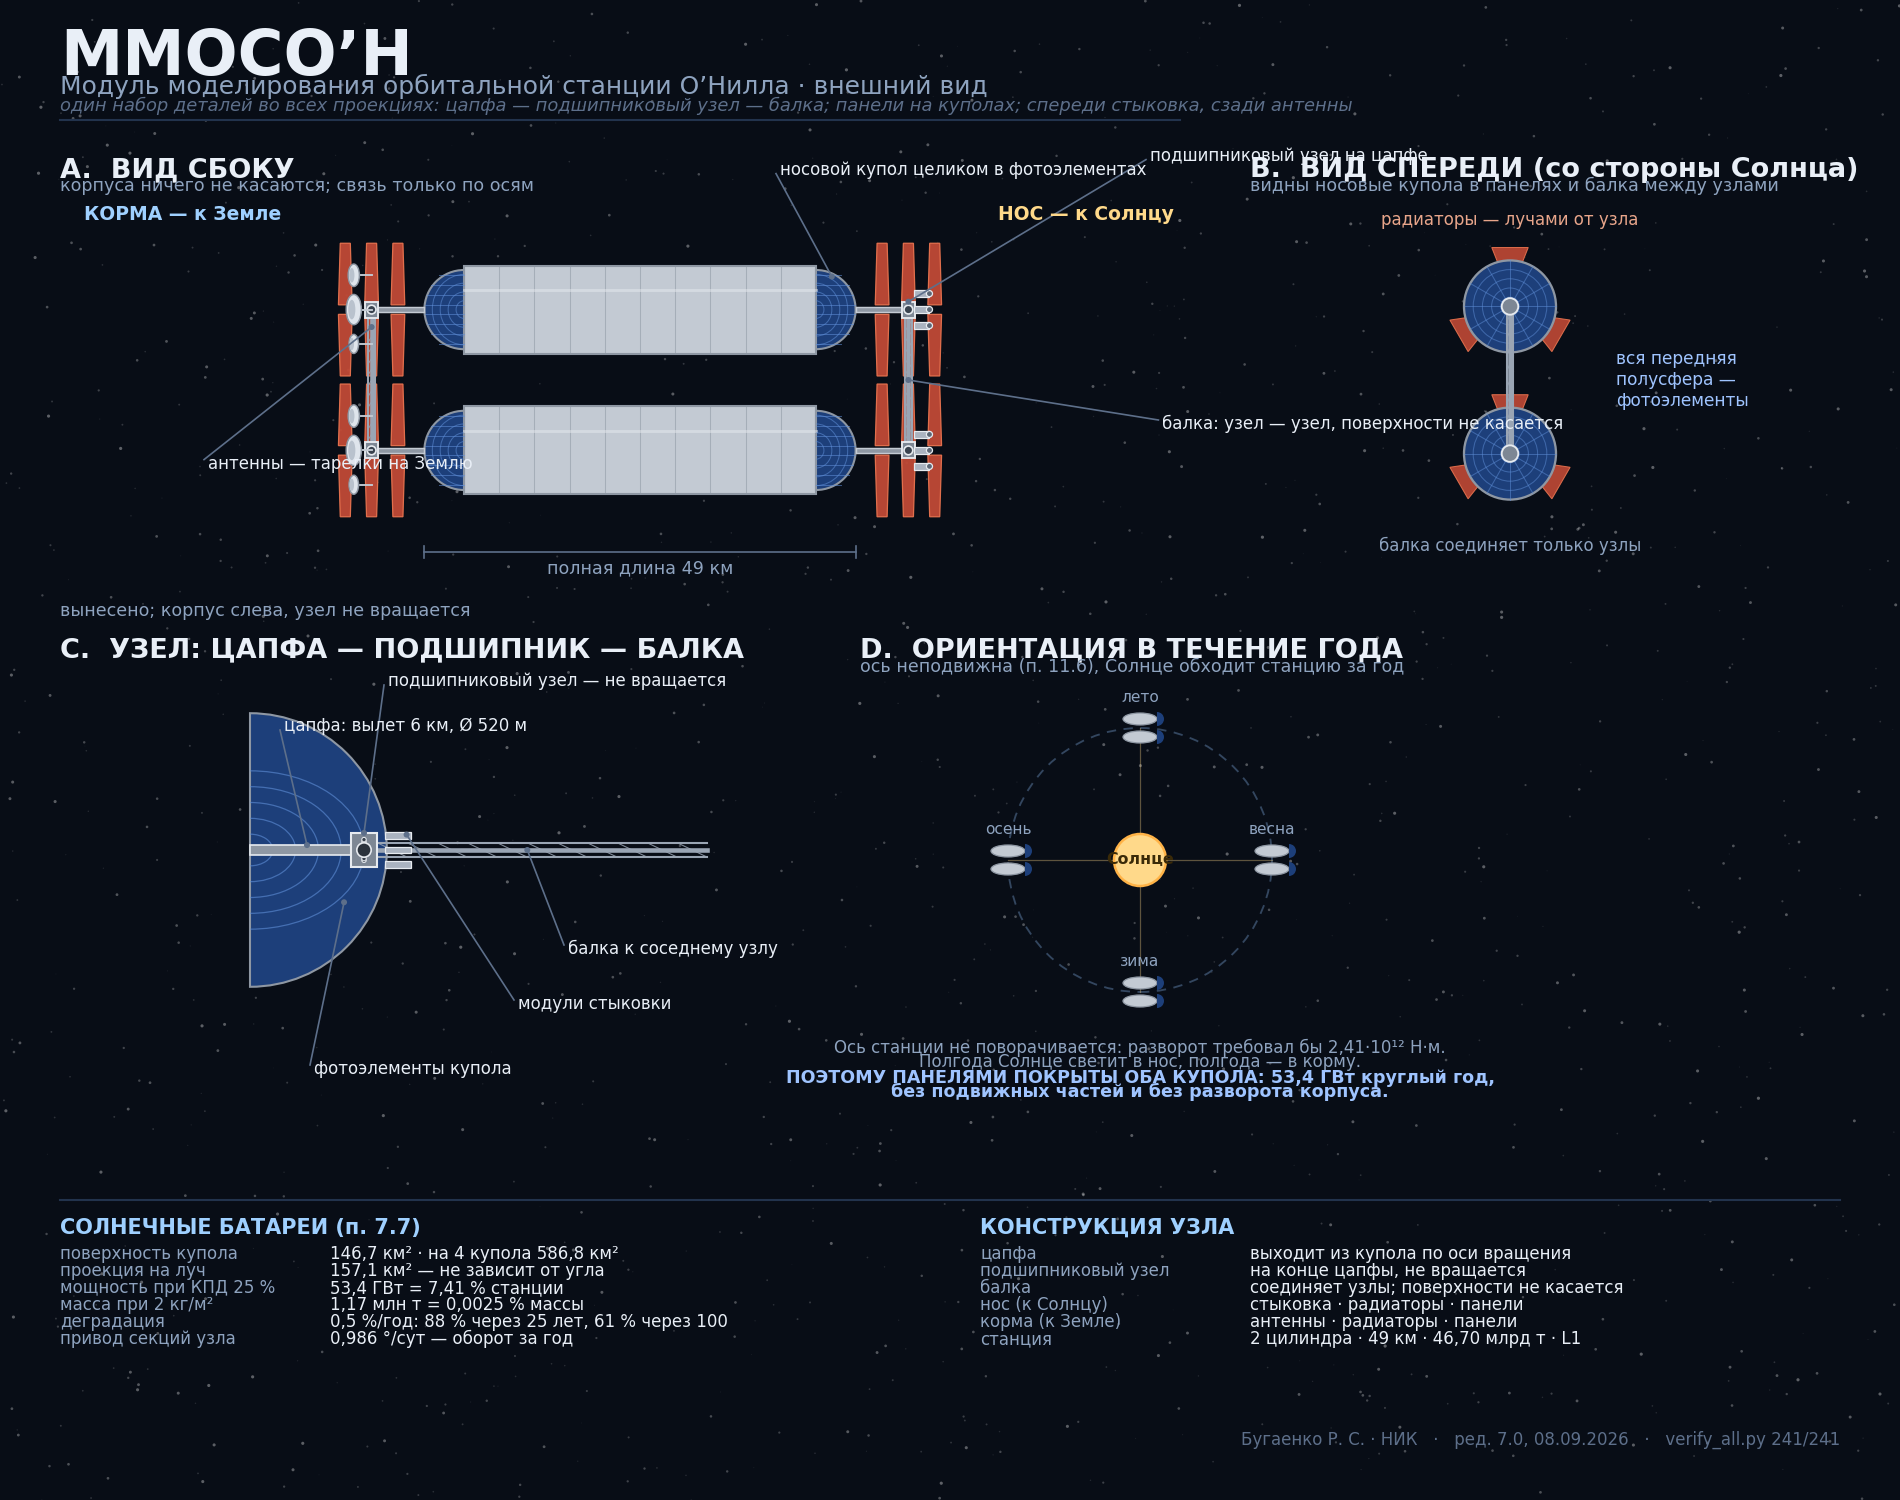

This chart was generated by the following Python code:
# -*- coding: utf-8 -*-
"""ММОСО'Н: четыре согласованных вида станции.

Все виды строятся из ОДНОГО набора констант, поэтому детали
(цапфы, узлы, балка, панели, радиаторы, антенны, стыковка)
совпадают между видами по построению.
"""
import math
import matplotlib
matplotlib.use('Agg')
import matplotlib.pyplot as plt
from matplotlib.patches import (Rectangle, Circle, Ellipse, Polygon,
                                FancyArrowPatch, Wedge, Arc)
from matplotlib.lines import Line2D
import random

plt.rcParams['font.family'] = 'DejaVu Sans'

# ═══ ЕДИНЫЕ ПАРАМЕТРЫ (метры) ═══
R      = 5000.        # радиус цилиндра
LCYL   = 40000.       # цилиндрическая часть
CEND   = 4500.        # полуось купола вдоль оси
LFULL  = 49000.       # полная длина корпуса
GAPAX  = 16000.       # расстояние между осями цилиндров
AXLEN  = 6000.        # вылет цапфы наружу
AXR    = 260.         # радиус цапфы (как светотепловая балка)
HUBR   = 900.         # радиус подшипникового узла
HUBW   = 1400.        # длина узла вдоль оси
RADL   = 7000.        # вылет радиатора
RADW   = 2600.        # ширина панели радиатора
DISH   = 1500.        # диаметр антенны

# ═══ ПАЛИТРА ═══
BG='#080d16'; INK='#e9eff7'; DIM='#8ea3bf'; FAINT='#5d6f8a'
STEEL='#c3cad3'; STEEL_D='#8e97a3'; STEEL_L='#e6eaef'
SOLAR='#1d3f7a'; SOLAR_L='#3563b5'; GRID='#5f8fd8'
RADC='#c14a36'; RADG='#e8734f'; HUB='#7d8794'; TRUSS='#9aa5b4'
ANT='#dfe5ec'; DOCK='#aab3c0'

fig = plt.figure(figsize=(1900/150, 1500/150), dpi=150)
fig.patch.set_facecolor(BG)
ax = fig.add_axes([0,0,1,1]); ax.set_xlim(0,1900); ax.set_ylim(0,1500)
ax.axis('off')

def T(x,y,s,size=9,color=INK,ha='left',va='center',w=None,st=None,rot=0,z=30):
    ax.text(x,y,s,fontsize=size,color=color,ha=ha,va=va,fontweight=w,
            fontstyle=st,rotation=rot,zorder=z)

def lead(x0,y0,x1,y1,c=FAINT,lw=0.8):
    ax.add_line(Line2D([x0,x1],[y0,y1],color=c,lw=lw,zorder=25))
    ax.add_patch(Circle((x0,y0),3.0,fc=c,ec='none',zorder=25))

random.seed(5)
for _ in range(1400):
    x,y=random.uniform(0,1900),random.uniform(0,1500); r=random.random()
    ax.add_patch(Circle((x,y),0.5+r*1.1,fc='white',alpha=0.05+r*0.30,
                        ec='none',zorder=0))

# ════════════════════ ЭЛЕМЕНТЫ (общие для видов) ════════════════════

def solar_dome(cx, cy, rx, ry, side, K):
    """Купол, сплошь покрытый фотоэлементами. side=+1 нос вправо."""
    th1,th2 = (-90,90) if side>0 else (90,270)
    ax.add_patch(Wedge((cx,cy), rx, th1, th2, fc=SOLAR, ec=STEEL_D,
                       lw=1.0, zorder=8))
    # сетка ячеек по дуге
    for k in range(1,9):
        f=k/9.
        w_=rx*math.sqrt(max(0.,1-(2*f-1)**2)) if False else rx*(1-abs(2*f-1))
        yy=cy-ry+2*ry*f
        hw=rx*math.sqrt(max(0.,1-((yy-cy)/ry)**2))
        ax.add_line(Line2D([cx,cx+side*hw],[yy,yy],color=GRID,lw=0.5,
                           alpha=.55,zorder=9))
    for k in range(1,5):
        f=k/5.
        ax.add_patch(Arc((cx,cy), 2*rx*f, 2*ry*f, theta1=th1, theta2=th2,
                         color=GRID, lw=0.5, alpha=.55, zorder=9))

def axle_hub(hx, hy, side, K, front, label=True):
    """Цапфа + подшипниковый узел на оси вращения."""
    L_=AXLEN*K; r_=max(AXR*K,1.2); HR=max(HUBR*K,3.0); HW=max(HUBW*K,3.0)
    ax.add_patch(Rectangle((hx if side>0 else hx-L_, hy-r_), L_, 2*r_,
                           fc=STEEL_D, ec=STEEL, lw=0.7, zorder=11))
    ex = hx+side*L_
    ax.add_patch(Rectangle((ex-side*HW/2-HW/2+HW/2 if False else ex-HW/2,
                            hy-HR), HW, 2*HR, fc=HUB, ec=STEEL_L,
                           lw=0.9, zorder=13))
    ax.add_patch(Circle((ex,hy), HR*0.55, fc='#39424e', ec=STEEL_L,
                        lw=0.8, zorder=14))
    return ex

def radiators(ex, hy, side, K, n=3):
    """Радиаторы на узле — плоскости поперёк."""
    RL=RADL*K; RW=RADW*K
    for i in range(n):
        off=(i-(n-1)/2)*RW*1.15
        for s2 in (+1,-1):
            ax.add_patch(Polygon([[ex+off-RW*0.30, hy+s2*HUBR*K*0.6],
                                  [ex+off+RW*0.30, hy+s2*HUBR*K*0.6],
                                  [ex+off+RW*0.22, hy+s2*(HUBR*K*0.6+RL)],
                                  [ex+off-RW*0.22, hy+s2*(HUBR*K*0.6+RL)]],
                                 closed=True, fc=RADC, ec=RADG, lw=0.6,
                                 alpha=.95, zorder=12))

def dock(ex, hy, side, K):
    """Модули стыковки на носовом узле."""
    d=max(DISH*K*0.55,2.0)
    for i in range(3):
        yy=hy+(i-1)*d*2.2
        ax.add_patch(Rectangle((ex+side*d*0.8, yy-d*0.45), d*2.0, d*0.9,
                               fc=DOCK, ec=STEEL_L, lw=0.6, zorder=15))
        ax.add_patch(Circle((ex+side*d*2.9, yy), d*0.42, fc='#5b6675',
                            ec=STEEL_L, lw=0.6, zorder=15))

def antennas(ex, hy, side, K):
    """Антенны на кормовом узле, тарелки смотрят назад (к Земле)."""
    d=max(DISH*K,2.4)
    for i,(dy,sc) in enumerate([(2.6,1.0),(0.0,1.35),(-2.6,0.85)]):
        yy=hy+dy*d
        ax.add_line(Line2D([ex,ex+side*d*0.9],[yy,yy],color=STEEL,lw=0.9,
                           zorder=15))
        ax.add_patch(Ellipse((ex+side*d*1.35, yy), d*0.85*sc, d*1.7*sc,
                             fc=ANT, ec=STEEL_D, lw=0.7, zorder=16))
        ax.add_patch(Ellipse((ex+side*d*1.50, yy), d*0.40*sc, d*1.1*sc,
                             fc='#b9c2cd', ec='none', zorder=17))

def truss(x1,y1,x2,y2,K,seg=13):
    """Балка между узлами: только по линии осей."""
    ax.add_line(Line2D([x1,x2],[y1,y2],color=TRUSS,lw=2.2,zorder=12))
    dx,dy=(x2-x1)/seg,(y2-y1)/seg
    w=max(HUBR*K*0.42,1.6)
    nx,ny=-(y2-y1),(x2-x1); ln=math.hypot(nx,ny) or 1; nx,ny=nx/ln*w,ny/ln*w
    ax.add_line(Line2D([x1+nx,x2+nx],[y1+ny,y2+ny],color=TRUSS,lw=1.0,zorder=12))
    ax.add_line(Line2D([x1-nx,x2-nx],[y1-ny,y2-ny],color=TRUSS,lw=1.0,zorder=12))
    for i in range(seg):
        a=(x1+dx*i, y1+dy*i); b=(x1+dx*(i+1), y1+dy*(i+1))
        ax.add_line(Line2D([a[0]+nx,b[0]-nx],[a[1]+ny,b[1]-ny],
                           color=TRUSS,lw=0.5,alpha=.85,zorder=12))

def hull_side(cx, cy, K):
    """Корпус цилиндра сбоку: обечайка + два купола в панелях."""
    hl=LCYL/2*K; r=R*K; ce=CEND*K
    ax.add_patch(Rectangle((cx-hl, cy-r), 2*hl, 2*r, fc=STEEL,
                           ec=STEEL_D, lw=1.0, zorder=8))
    for k in range(1,10):
        xx=cx-hl+2*hl*k/10
        ax.add_line(Line2D([xx,xx],[cy-r,cy+r],color=STEEL_D,lw=0.5,
                           alpha=.55,zorder=9))
    ax.add_line(Line2D([cx-hl,cx+hl],[cy+r*0.45,cy+r*0.45],color=STEEL_L,
                       lw=1.4,alpha=.5,zorder=9))
    solar_dome(cx+hl, cy, ce, r, +1, K)
    solar_dome(cx-hl, cy, ce, r, -1, K)

# ════════════════════ ВИД A: СБОКУ ════════════════════
T(60,1442,"ММОСО\u2019Н", size=30, w='bold')
T(60,1414,"Модуль моделирования орбитальной станции О\u2019Нилла · внешний вид",
  size=12, color=DIM)
T(60,1394,"один набор деталей во всех проекциях: цапфа — подшипниковый узел — "
          "балка; панели на куполах; спереди стыковка, сзади антенны",
  size=8.6, color=FAINT, st='italic')
ax.add_line(Line2D([60,1180],[1380,1380],color='#22334d',lw=1.0,zorder=5))

T(60,1330,'A.  ВИД СБОКУ', size=13, w='bold')
T(60,1314,'корпуса ничего не касаются; связь только по осям', size=8.4,
  color=DIM)

K=0.0088
xc, yA = 640., 1120.
dyc = GAPAX*K/2
for s in (+1,-1):
    hull_side(xc, yA+s*dyc, K)
hl=LCYL/2*K
hubs={}
for s in (+1,-1):
    yy=yA+s*dyc
    ex_f=axle_hub(xc+hl+CEND*K, yy, +1, K, True)     # нос — вправо
    ex_r=axle_hub(xc-hl-CEND*K, yy, -1, K, False)    # корма — влево
    hubs[s]=(ex_f,ex_r,yy)
    radiators(ex_f, yy, +1, K, 3)
    radiators(ex_r, yy, -1, K, 3)
    dock(ex_f, yy, +1, K)
    antennas(ex_r, yy, -1, K)
truss(hubs[+1][0], hubs[+1][2], hubs[-1][0], hubs[-1][2], K)   # нос
truss(hubs[+1][1], hubs[+1][2], hubs[-1][1], hubs[-1][2], K)   # корма

T(xc+hl+CEND*K+AXLEN*K+90, yA+dyc+95, 'НОС — к Солнцу', size=9, w='bold',
  color='#ffd98a')
T(xc-hl-CEND*K-AXLEN*K-90, yA+dyc+95, 'КОРМА — к Земле', size=9, w='bold',
  color='#9fd0ff', ha='right')

lead(xc+hl+CEND*K*0.4, yA+dyc+R*K*0.75, xc+hl-40, yA+dyc+R*K+92)
T(xc+hl-36, yA+dyc+R*K+96, 'носовой купол целиком в фотоэлементах', size=8)
lead(hubs[+1][0], hubs[+1][2]+HUBR*K, xc+hl+330, yA+dyc+150)
T(xc+hl+334, yA+dyc+154, 'подшипниковый узел на цапфе', size=8)
lead((hubs[+1][0]+hubs[-1][0])/2, yA, (hubs[+1][0]+hubs[-1][0])/2+250, yA-40)
T((hubs[+1][0]+hubs[-1][0])/2+254, yA-44,
  'балка: узел — узел, поверхности не касается', size=8)
lead(hubs[+1][1], hubs[+1][2]-HUBR*K*2.2, xc-hl-260, yA+dyc-150)
T(xc-hl-256, yA+dyc-154, 'антенны — тарелки на Землю', size=8, ha='left')

ax.add_line(Line2D([xc-hl-CEND*K, xc+hl+CEND*K],[yA-dyc-R*K-58]*2,
                   color=FAINT,lw=0.8,zorder=20))
for xx in (xc-hl-CEND*K, xc+hl+CEND*K):
    ax.add_line(Line2D([xx,xx],[yA-dyc-R*K-52,yA-dyc-R*K-64],color=FAINT,
                       lw=0.8,zorder=20))
T(xc, yA-dyc-R*K-74, 'полная длина 49 км', size=8.4, color=DIM, ha='center')

# ════════════════════ ВИД B: СПЕРЕДИ ════════════════════
T(1250,1330,'B.  ВИД СПЕРЕДИ (со стороны Солнца)', size=13, w='bold')
T(1250,1314,'видны носовые купола в панелях и балка между узлами',
  size=8.4, color=DIM)

KB=0.0092
xB,yB=1510.,1120.
rB=R*KB; dB=GAPAX*KB/2
for s in (+1,-1):
    yy=yB+s*dB
    ax.add_patch(Circle((xB,yy), rB, fc=SOLAR, ec=STEEL_D, lw=1.1, zorder=8))
    for k in range(1,5):
        ax.add_patch(Circle((xB,yy), rB*k/5, fc='none', ec=GRID, lw=0.5,
                            alpha=.5, zorder=9))
    for k in range(12):
        a=math.radians(k*30)
        ax.add_line(Line2D([xB,xB+rB*math.cos(a)],[yy,yy+rB*math.sin(a)],
                           color=GRID,lw=0.5,alpha=.5,zorder=9))
    ax.add_patch(Circle((xB,yy), max(HUBR*KB,4.5), fc=HUB, ec=STEEL_L,
                        lw=0.9, zorder=14))
    for i in range(3):
        an=math.radians(90+i*120)
        ax.add_patch(Polygon([[xB+math.cos(an)*rB*0.28, yy+math.sin(an)*rB*0.28],
                              [xB+math.cos(an+0.30)*rB*1.34, yy+math.sin(an+0.30)*rB*1.34],
                              [xB+math.cos(an-0.30)*rB*1.34, yy+math.sin(an-0.30)*rB*1.34]],
                             closed=True, fc=RADC, ec=RADG, lw=0.5,
                             alpha=.9, zorder=7))
truss(xB, yB+dB, xB, yB-dB, KB, seg=9)
T(xB, yB+dB+rB+40, 'радиаторы — лучами от узла', size=8, color='#e8a58a',
  ha='center')
T(xB, yB-dB-rB-46, 'балка соединяет только узлы', size=8, color=DIM,
  ha='center')
T(xB+rB+60, yB, 'вся передняя\nполусфера —\nфотоэлементы', size=8.2,
  color='#9fc4ff')

# ════════════════════ ВИД C: УЗЕЛ КРУПНО ════════════════════
T(60,850,'C.  УЗЕЛ: ЦАПФА — ПОДШИПНИК — БАЛКА', size=13, w='bold')
T(60,889,'вынесено; корпус слева, узел не вращается', size=8.4, color=DIM)

KC=0.019
xCv,yCv=250.,650.
rC=R*KC
ax.add_patch(Wedge((xCv,yCv), CEND*KC*1.6, -90, 90, fc=SOLAR, ec=STEEL_D,
                   lw=1.0, zorder=8))
for k in range(1,6):
    ax.add_patch(Arc((xCv,yCv), 2*CEND*KC*1.6*k/6, 2*rC*k/6,
                     theta1=-90, theta2=90, color=GRID, lw=0.6, alpha=.6,
                     zorder=9))
axl=AXLEN*KC; axr=AXR*KC
ax.add_patch(Rectangle((xCv, yCv-axr), axl, 2*axr, fc=STEEL_D, ec=STEEL_L,
                       lw=0.8, zorder=11))
hx=xCv+axl
HR=HUBR*KC; HW=HUBW*KC
ax.add_patch(Rectangle((hx-HW/2, yCv-HR), HW, 2*HR, fc=HUB, ec=STEEL_L,
                       lw=1.0, zorder=13))
for k in range(7):
    a=math.radians(k*51)
    ax.add_patch(Circle((hx, yCv+HR*0.62*math.sin(a)), HR*0.13,
                        fc='#39424e', ec=STEEL_L, lw=0.5, zorder=14))
ax.add_patch(Circle((hx,yCv), HR*0.42, fc='#2b333d', ec=STEEL_L, lw=0.8,
                    zorder=15))
truss(hx+HW/2, yCv, hx+HW/2+330, yCv, KC, seg=11)
for i in range(3):
    ax.add_patch(Rectangle((hx+HW*0.8, yCv+(i-1)*HR*0.85-HR*0.18),
                           HR*1.5, HR*0.36, fc=DOCK, ec=STEEL_L, lw=0.6,
                           zorder=15))
lead(xCv+axl*0.5, yCv+axr, xCv+30, yCv+120)
T(xCv+34, yCv+124, 'цапфа: вылет 6 км, Ø 520 м', size=8)
lead(hx, yCv+HR, hx+20, yCv+165)
T(hx+24, yCv+169, 'подшипниковый узел — не вращается', size=8)
lead(hx+HW*1.6, yCv+HR*0.9, hx+150, yCv-150)
T(hx+154, yCv-154, 'модули стыковки', size=8)
lead(hx+HW/2+150, yCv, hx+200, yCv-95)
T(hx+204, yCv-99, 'балка к соседнему узлу', size=8)
lead(xCv+CEND*KC*1.1, yCv-rC*0.55, xCv+60, yCv-215)
T(xCv+64, yCv-219, 'фотоэлементы купола', size=8)

# ════════════════════ ВИД D: СЛЕЖЕНИЕ ЗА СОЛНЦЕМ ════════════════════
T(860,850,'D.  ОРИЕНТАЦИЯ В ТЕЧЕНИЕ ГОДА', size=13, w='bold')
T(860,834,'ось неподвижна (п. 11.6), Солнце обходит станцию за год',
  size=8.4, color=DIM)

ox,oy,ORB=1140.,640.,132.
ax.add_patch(Circle((ox,oy), 26, fc='#ffd98a', ec='#ffb347', lw=1.2,
                    zorder=12))
T(ox,oy,'Солнце',size=7.6,ha='center',color='#3a2a08',w='bold',z=13)
ax.add_patch(Circle((ox,oy), ORB, fc='none', ec='#33465f', lw=0.9,
                    ls=(0,(5,4)), zorder=6))
for k,(a,lab) in enumerate([(0,'весна'),(90,'лето'),(180,'осень'),(270,'зима')]):
    A=math.radians(a)
    sxp,syp=ox+ORB*math.cos(A), oy+ORB*math.sin(A)
    for s in (+1,-1):
        ax.add_patch(Ellipse((sxp, syp+s*9), 34, 12, angle=0,
                             fc=STEEL, ec=STEEL_D, lw=0.6, zorder=10))
        # носовой купол всегда СПРАВА (ось неподвижна)
        ax.add_patch(Wedge((sxp+17, syp+s*9), 7, -90, 90, fc=SOLAR,
                           ec='none', zorder=11))
    ax.add_line(Line2D([sxp,ox],[syp,oy],color='#ffd98a',lw=0.6,
                       alpha=.35,zorder=7))
    T(sxp, syp+30, lab, size=7.4, color=DIM, ha='center')
T(ox, oy-ORB-56,
  'Ось станции не поворачивается: разворот требовал бы 2,41·10¹² Н·м.',
  size=8, color=DIM, ha='center')
T(ox, oy-ORB-70,
  'Полгода Солнце светит в нос, полгода — в корму.', size=8,
  color=DIM, ha='center')
T(ox, oy-ORB-86,
  'ПОЭТОМУ ПАНЕЛЯМИ ПОКРЫТЫ ОБА КУПОЛА: 53,4 ГВт круглый год,',
  size=8.4, color='#9fc4ff', ha='center', w='bold')
T(ox, oy-ORB-100,
  'без подвижных частей и без разворота корпуса.', size=8.4,
  color='#9fc4ff', ha='center', w='bold')

# ════════════════════ СВОДКА ════════════════════
ax.add_line(Line2D([60,1840],[300,300],color='#22334d',lw=1.0,zorder=5))
T(60,272,'СОЛНЕЧНЫЕ БАТАРЕИ (п. 7.7)', size=10, w='bold', color='#9fd0ff')
for i,(k,v) in enumerate([
    ('поверхность купола','146,7 км² · на 4 купола 586,8 км²'),
    ('проекция на луч','157,1 км² — не зависит от угла'),
    ('мощность при КПД 25 %','53,4 ГВт = 7,41 % станции'),
    ('масса при 2 кг/м²','1,17 млн т = 0,0025 % массы'),
    ('деградация','0,5 %/год: 88 % через 25 лет, 61 % через 100'),
    ('привод секций узла','0,986 °/сут — оборот за год')]):
    T(60, 246-i*17, k, size=8, color=DIM)
    T(330, 246-i*17, v, size=8, color=INK)

T(980,272,'КОНСТРУКЦИЯ УЗЛА', size=10, w='bold', color='#9fd0ff')
for i,(k,v) in enumerate([
    ('цапфа','выходит из купола по оси вращения'),
    ('подшипниковый узел','на конце цапфы, не вращается'),
    ('балка','соединяет узлы; поверхности не касается'),
    ('нос (к Солнцу)','стыковка · радиаторы · панели'),
    ('корма (к Земле)','антенны · радиаторы · панели'),
    ('станция','2 цилиндра · 49 км · 46,70 млрд т · L1')]):
    T(980, 246-i*17, k, size=8, color=DIM)
    T(1250, 246-i*17, v, size=8, color=INK)

T(1840,60,'Бугаенко Р. С. · НИК   ·   ред. 7.0, 08.09.2026   ·   '
          'verify_all.py 241/241', size=8, color=FAINT, ha='right')

fig.savefig('station_views.png', dpi=150, facecolor=BG)
print('station_views.png сохранён')
